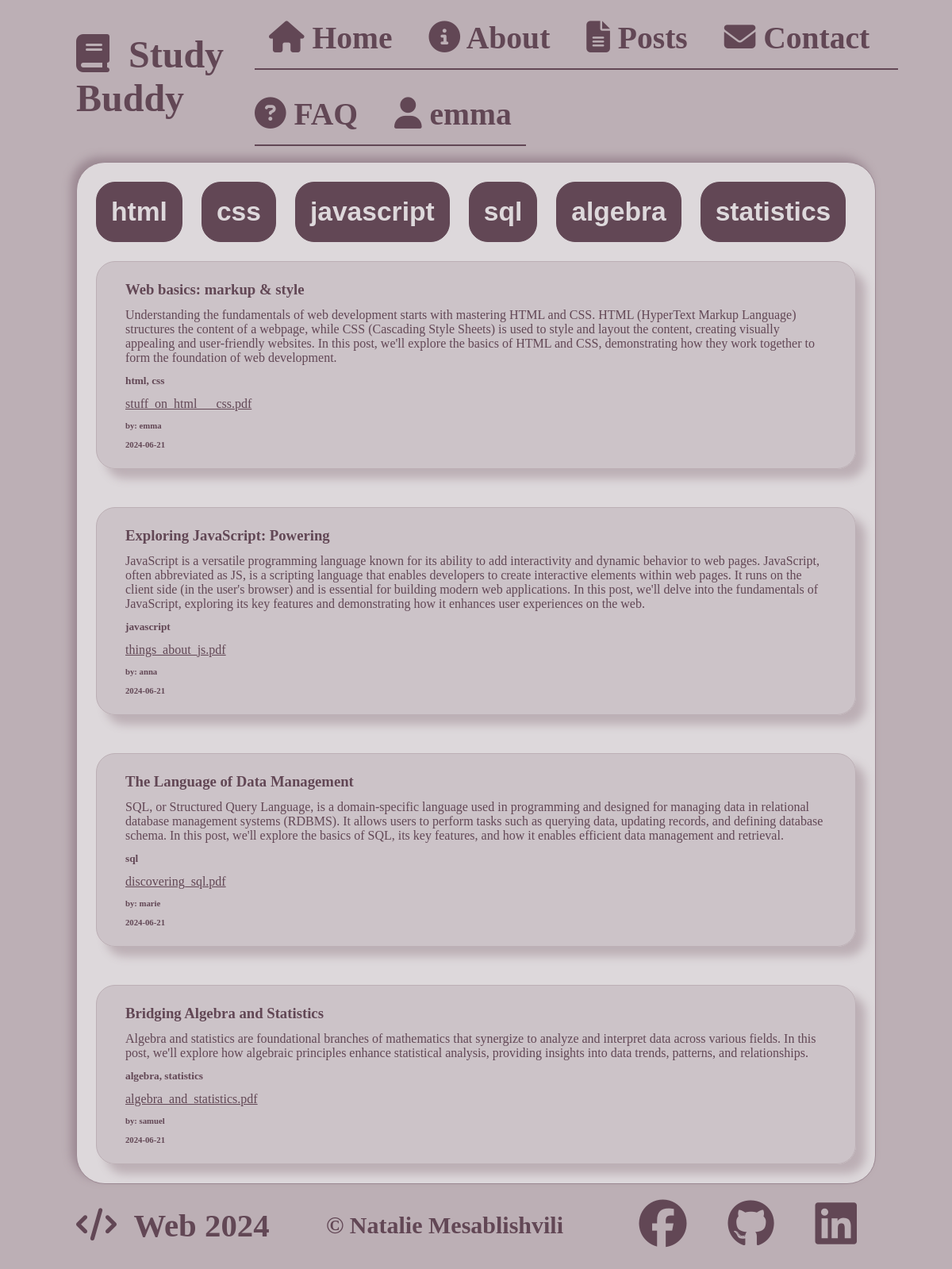
Page /posts.php (signed in) on the committed database.
### tables this page shows
CREATE TABLE IF NOT EXISTS `post` (
  `post_id` int NOT NULL AUTO_INCREMENT,
  `user_id` int NOT NULL,
  `name` varchar(50) NOT NULL,
  `description` text NOT NULL,
  `file_path` varchar(256) NOT NULL,
  `creation_date` date NOT NULL,
  PRIMARY KEY (`post_id`),
  KEY `user_id` (`user_id`)
);

CREATE TABLE IF NOT EXISTS `user` (
  `user_id` int NOT NULL AUTO_INCREMENT,
  `username` varchar(20) NOT NULL,
  `password_hash` varchar(50) NOT NULL,
  `email` varchar(30) NOT NULL,
  `is_admin` tinyint(1) NOT NULL DEFAULT '0',
  `registration_date` date NOT NULL,
  `code` varchar(200) NOT NULL,
  PRIMARY KEY (`user_id`)
);

### connection.php (the view, shortened to what this page needs)
<?php
    $mysqli = new mysqli("localhost", "root", "", "test");
    function showDBdata($table, $page){
        $extraFields = $extraJoin = $extraGroupBy = "";
        if ($table === "post"){
            $extraFields = "t.file_path, GROUP_CONCAT(c.name SEPARATOR ', ') as categories, ";
            $extraJoin = "JOIN post_category pc ON pc.post_id = t.post_id
				        JOIN category c ON c.category_id = pc.category_id";
            $extraGroupBy = "GROUP BY t.post_id";
        }
        $sql = "";
        if ($page === "user") {
            $sql = "SELECT {$extraFields} t.{$table}_id, t.name, t.description, t.creation_date
                    FROM {$table} t {$extraJoin}
                    WHERE t.user_id={$_SESSION['USER_ID']}
                    {$extraGroupBy}";
        }
        else {
            $sql = "SELECT t.{$table}_id, t.name, t.description, t.creation_date, {$extraFields} u.username
            FROM {$table} t JOIN user u ON t.user_id = u.user_id
            {$extraJoin}
            {$extraGroupBy}";
        }
        global $mysqli;
        $queryResult = $mysqli->query($sql);
        if ($queryResult) {
            if ($queryResult->num_rows > 0) {
                while ($row = $queryResult->fetch_assoc()) {
                    echo "<div class='infobox'>";
                    if ($page === "posts"){
                        $class = str_replace(", ", " ", $row['categories']);
                        echo "<div class='post {$class}'>";
                    }
                    echo "<h3> {$row['name']} </h3>
                        <p> {$row['description']} </p>";
                    if ($table === "post") {
                        echo "<h5> {$row['categories']} </h5>";
                        echo "<a href=uploads/{$row['file_path']} target=_blank> {$row['file_path']} </a>";
                    }
                    if ($page !== "user") {
                        echo "<h6> by: {$row['username']} </h6>";
                    }
                    echo "<h6> {$row['creation_date']} </h6>";
                    if ($page === "posts"){
                        echo "</div>";
                    }
                    echo "</div>";
                }
            } else {
                echo "<p> No {$table} found. </p>";
            }
        }
        else {
            die ("ERROR: something went wrong with query");
        }
    }
?>

### css/style.css (style rules this page uses)
* { box-sizing: border-box; margin: 0; padding: 0; }
body { display: flex; flex-wrap: wrap; min-height: 100vh; background-color: #BCAFB5; font-family: 'Trebuchet MS'; color: #624755; padding: 0 8vw; }

### css/profile.css (style rules this page uses)
.infobox { border: 1px solid blue; display: inline-block; margin: 2vmin; background-color: rgba(188, 175, 181, 0.5); border: 1px solid rgba(188, 175, 181, 1); border-radius: 2vmin; box-shadow: 1vmin 1vmin 1vmin rgba(188, 175, 181, 1); }
.infobox > * { margin: 2vmin; }
.post > * { margin: 1vmin; }
.infobox a { color: #624755; }

### rows in the picture
post: name "Web basics: markup & style", description "Understanding the fundamentals of web development starts with mastering HTML and CSS. HTML (HyperText Markup Language) structures the content of a webpage, while CSS (Cascading Style Sheets) is used to style and layout the content, creating visually appealing and user-friendly websites. In this post, we'll explore the basics of HTML and CSS, demonstrating how they work together to form the foundation of web development.", categories "html, css", file_path "stuff_on_html___css.pdf", user.username "emma", creation_date "2024-06-21"
post: name "Exploring JavaScript: Powering", description "JavaScript is a versatile programming language known for its ability to add interactivity and dynamic behavior to web pages. JavaScript, often abbreviated as JS, is a scripting language that enables developers to create interactive elements within web pages. It runs on the client side (in the user's browser) and is essential for building modern web applications. In this post, we'll delve into the fundamentals of JavaScript, exploring its key features and demonstrating how it enhances user experiences on the web.", categories "javascript", file_path "things_about_js.pdf", user.username "anna", creation_date "2024-06-21"
post: name "The Language of Data Management", description "SQL, or Structured Query Language, is a domain-specific language used in programming and designed for managing data in relational database management systems (RDBMS). It allows users to perform tasks such as querying data, updating records, and defining database schema. In this post, we'll explore the basics of SQL, its key features, and how it enables efficient data management and retrieval.", categories "sql", file_path "discovering_sql.pdf", user.username "marie", creation_date "2024-06-21"
post: name "Bridging Algebra and Statistics", description "Algebra and statistics are foundational branches of mathematics that synergize to analyze and interpret data across various fields. In this post, we'll explore how algebraic principles enhance statistical analysis, providing insights into data trends, patterns, and relationships.", categories "algebra, statistics", file_path "algebra_and_statistics.pdf", user.username "samuel", creation_date "2024-06-21"

### other values in the picture
$link_name "emma"
$cat "html"
$cat "css"
$cat "javascript"
$cat "sql"
$cat "algebra"
$cat "statistics"
